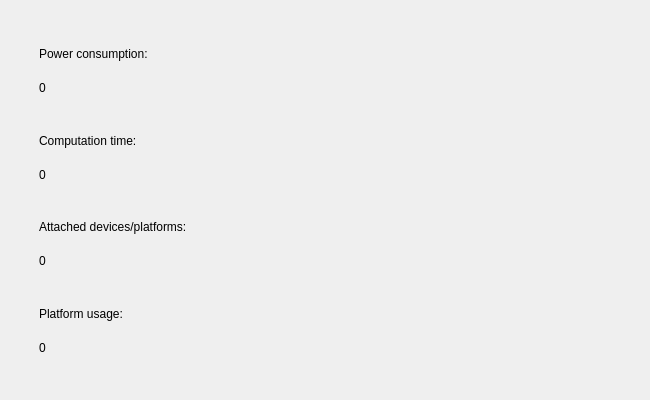
<?xml version="1.0" encoding="UTF-8"?>
<ui version="4.0">
 <class>DetailDialog</class>
 <widget class="QDialog" name="DetailDialog">
  <property name="geometry">
   <rect>
    <x>0</x>
    <y>0</y>
    <width>650</width>
    <height>400</height>
   </rect>
  </property>
  <property name="windowTitle">
   <string>Dialog</string>
  </property>
  <widget class="QWidget" name="">
   <property name="geometry">
    <rect>
     <x>30</x>
     <y>30</y>
     <width>281</width>
     <height>341</height>
    </rect>
   </property>
   <layout class="QVBoxLayout" name="verticalLayout_5">
    <item>
     <widget class="QFrame" name="powerConsumptionQFrame">
      <layout class="QVBoxLayout" name="verticalLayout">
       <item>
        <widget class="QLabel" name="powerConsumptionCaptionQLabel">
         <property name="text">
          <string>Power consumption:</string>
         </property>
        </widget>
       </item>
       <item>
        <widget class="QLabel" name="powerConsumptionQLabel">
         <property name="text">
          <string>0</string>
         </property>
        </widget>
       </item>
      </layout>
     </widget>
    </item>
    <item>
     <widget class="QFrame" name="computationTimeQFrame">
      <layout class="QVBoxLayout" name="verticalLayout_2">
       <item>
        <widget class="QLabel" name="computationTimeCaptionQLabel">
         <property name="text">
          <string>Computation time:</string>
         </property>
        </widget>
       </item>
       <item>
        <widget class="QLabel" name="computationTimeQLabel">
         <property name="text">
          <string>0</string>
         </property>
        </widget>
       </item>
      </layout>
     </widget>
    </item>
    <item>
     <widget class="QFrame" name="attachedQFrame">
      <layout class="QVBoxLayout" name="verticalLayout_3">
       <item>
        <widget class="QLabel" name="attachedCaptionQLabel">
         <property name="text">
          <string>Attached devices/platforms:</string>
         </property>
        </widget>
       </item>
       <item>
        <widget class="QLabel" name="attachedQLabel">
         <property name="text">
          <string>0</string>
         </property>
        </widget>
       </item>
      </layout>
     </widget>
    </item>
    <item>
     <widget class="QFrame" name="platformUsageQFrame">
      <layout class="QVBoxLayout" name="verticalLayout_4">
       <item>
        <widget class="QLabel" name="platformUsageCaptionQLabel">
         <property name="text">
          <string>Platform usage:</string>
         </property>
        </widget>
       </item>
       <item>
        <widget class="QLabel" name="platformUsageQLabel">
         <property name="text">
          <string>0</string>
         </property>
        </widget>
       </item>
      </layout>
     </widget>
    </item>
   </layout>
  </widget>
 </widget>
 <resources/>
 <connections/>
</ui>
